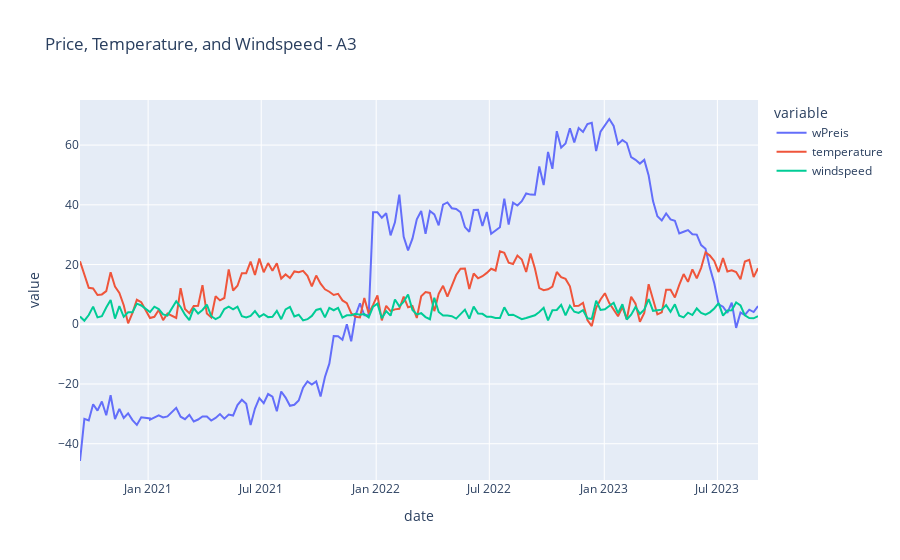

Notebook source saved alongside this figure:
### Code cell
# Convert columns to numeric type (handling any non-numeric values)
df_A3[['wPreis', 'temperature', 'windspeed']] = df_A3[['wPreis', 'temperature', 'windspeed']].apply(pd.to_numeric, errors='coerce')

# Create a line plot
fig = px.line(df_A3, x='date', y=['wPreis', 'temperature', 'windspeed'],
              title='Price, Temperature, and Windspeed - A3')

# Show the plot
fig.show()

### Figure 1 — Plotly figure (JSON) as saved in the notebook; plotly's stock layout.template omitted (floating-point values rounded to 4 significant figures; data arrays with more than 128 entries replaced by an {"elided": "..."} marker saying what was removed)
{"data": [{"hovertemplate": "variable=wPreis<br>date=%{x}<br>value=%{y}<extra></extra>", "legendgroup": "wPreis", "line": {"color": "#636efa", "dash": "solid"}, "marker": {"symbol": "circle"}, "mode": "lines", "name": "wPreis", "orientation": "v", "showlegend": true, "type": "scatter", "x": {"elided": "155 str values"}, "xaxis": "x", "y": {"elided": "155 float values"}, "yaxis": "y"}, {"hovertemplate": "variable=temperature<br>date=%{x}<br>value=%{y}<extra></extra>", "legendgroup": "temperature", "line": {"color": "#EF553B", "dash": "solid"}, "marker": {"symbol": "circle"}, "mode": "lines", "name": "temperature", "orientation": "v", "showlegend": true, "type": "scatter", "x": {"elided": "155 str values"}, "xaxis": "x", "y": {"elided": "155 float values"}, "yaxis": "y"}, {"hovertemplate": "variable=windspeed<br>date=%{x}<br>value=%{y}<extra></extra>", "legendgroup": "windspeed", "line": {"color": "#00cc96", "dash": "solid"}, "marker": {"symbol": "circle"}, "mode": "lines", "name": "windspeed", "orientation": "v", "showlegend": true, "type": "scatter", "x": {"elided": "155 str values"}, "xaxis": "x", "y": {"elided": "155 float values"}, "yaxis": "y"}], "layout": {"legend": {"title": {"text": "variable"}, "tracegroupgap": 0}, "title": {"text": "Price, Temperature, and Windspeed - A3"}, "xaxis": {"anchor": "y", "domain": [0, 1], "title": {"text": "date"}}, "yaxis": {"anchor": "x", "domain": [0, 1], "title": {"text": "value"}}}}
